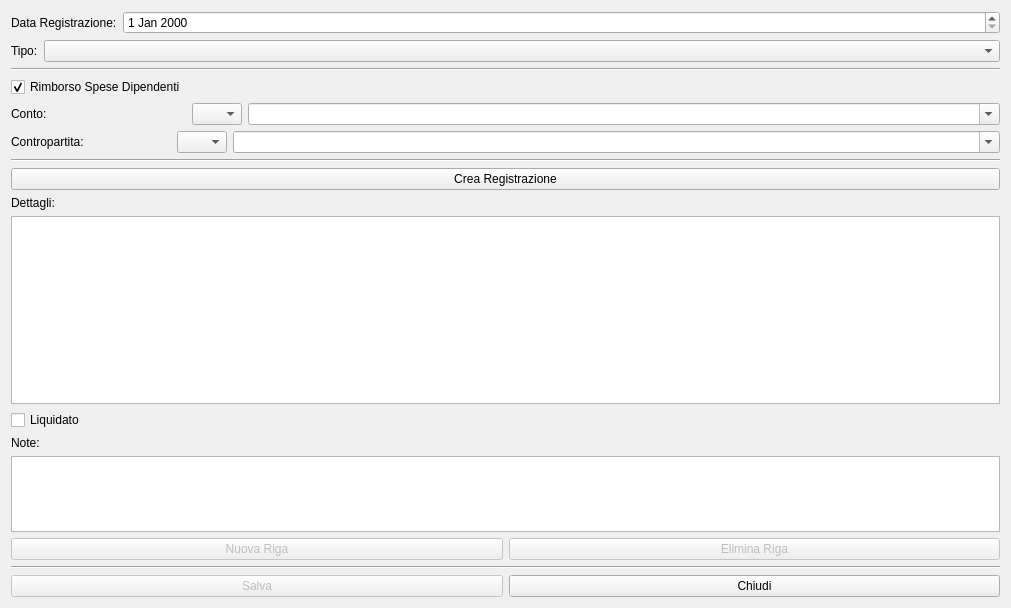
<?xml version="1.0" encoding="UTF-8"?>
<ui version="4.0">
 <class>CNuovaRegistrazione</class>
 <widget class="QWidget" name="CNuovaRegistrazione">
  <property name="windowModality">
   <enum>Qt::ApplicationModal</enum>
  </property>
  <property name="geometry">
   <rect>
    <x>0</x>
    <y>0</y>
    <width>1011</width>
    <height>608</height>
   </rect>
  </property>
  <property name="windowTitle">
   <string>Nuova registrazione</string>
  </property>
  <property name="windowIcon">
   <iconset resource="graphics.qrc">
    <normaloff>:/Resources/nuovareegistrazione.png</normaloff>:/Resources/nuovareegistrazione.png</iconset>
  </property>
  <layout class="QVBoxLayout" name="verticalLayout_3">
   <item>
    <layout class="QFormLayout" name="formLayout_2">
     <property name="fieldGrowthPolicy">
      <enum>QFormLayout::AllNonFixedFieldsGrow</enum>
     </property>
     <item row="0" column="0">
      <widget class="QLabel" name="label_2">
       <property name="text">
        <string>Data Registrazione:</string>
       </property>
      </widget>
     </item>
     <item row="0" column="1">
      <widget class="QDateEdit" name="deDataReg"/>
     </item>
    </layout>
   </item>
   <item>
    <layout class="QFormLayout" name="formLayout">
     <item row="0" column="0">
      <widget class="QLabel" name="label">
       <property name="text">
        <string>Tipo:</string>
       </property>
      </widget>
     </item>
     <item row="0" column="1">
      <widget class="QComboBox" name="cbTipoRegistrazione"/>
     </item>
    </layout>
   </item>
   <item>
    <widget class="Line" name="line">
     <property name="orientation">
      <enum>Qt::Horizontal</enum>
     </property>
    </widget>
   </item>
   <item>
    <layout class="QVBoxLayout" name="verticalLayout_2">
     <item>
      <layout class="QGridLayout" name="gridLayout_2">
       <item row="1" column="3">
        <widget class="QComboBox" name="cbConto">
         <property name="editable">
          <bool>true</bool>
         </property>
         <property name="insertPolicy">
          <enum>QComboBox::NoInsert</enum>
         </property>
        </widget>
       </item>
       <item row="1" column="0">
        <widget class="QLabel" name="label_4">
         <property name="maximumSize">
          <size>
           <width>160</width>
           <height>16777215</height>
          </size>
         </property>
         <property name="text">
          <string>Conto:</string>
         </property>
        </widget>
       </item>
       <item row="1" column="2">
        <widget class="QComboBox" name="cbSottogruppo">
         <property name="maximumSize">
          <size>
           <width>50</width>
           <height>16777215</height>
          </size>
         </property>
        </widget>
       </item>
       <item row="0" column="0">
        <widget class="QCheckBox" name="cbxRimborso">
         <property name="text">
          <string>Rimborso Spese Dipendenti</string>
         </property>
         <property name="checked">
          <bool>true</bool>
         </property>
        </widget>
       </item>
      </layout>
     </item>
     <item>
      <layout class="QGridLayout" name="gridLayout">
       <item row="0" column="0">
        <widget class="QLabel" name="label_5">
         <property name="maximumSize">
          <size>
           <width>160</width>
           <height>16777215</height>
          </size>
         </property>
         <property name="text">
          <string>Contropartita:</string>
         </property>
        </widget>
       </item>
       <item row="0" column="1">
        <widget class="QComboBox" name="cbCpSottogruppo">
         <property name="maximumSize">
          <size>
           <width>50</width>
           <height>16777215</height>
          </size>
         </property>
        </widget>
       </item>
       <item row="0" column="2">
        <widget class="QComboBox" name="cbContropartita">
         <property name="editable">
          <bool>true</bool>
         </property>
         <property name="insertPolicy">
          <enum>QComboBox::NoInsert</enum>
         </property>
        </widget>
       </item>
      </layout>
     </item>
    </layout>
   </item>
   <item>
    <widget class="Line" name="line_2">
     <property name="orientation">
      <enum>Qt::Horizontal</enum>
     </property>
    </widget>
   </item>
   <item>
    <widget class="QPushButton" name="pushButton_5">
     <property name="text">
      <string>Crea Registrazione</string>
     </property>
     <property name="icon">
      <iconset resource="graphics.qrc">
       <normaloff>:/Resources/Database.PNG</normaloff>:/Resources/Database.PNG</iconset>
     </property>
     <property name="iconSize">
      <size>
       <width>32</width>
       <height>32</height>
      </size>
     </property>
    </widget>
   </item>
   <item>
    <layout class="QVBoxLayout" name="verticalLayout">
     <item>
      <widget class="QLabel" name="label_3">
       <property name="text">
        <string>Dettagli:</string>
       </property>
      </widget>
     </item>
     <item>
      <widget class="QTableView" name="tvDetails">
       <property name="alternatingRowColors">
        <bool>true</bool>
       </property>
      </widget>
     </item>
     <item>
      <widget class="QCheckBox" name="checkBox">
       <property name="text">
        <string>Liquidato</string>
       </property>
      </widget>
     </item>
     <item>
      <widget class="QLabel" name="label_6">
       <property name="text">
        <string>Note:</string>
       </property>
      </widget>
     </item>
     <item>
      <widget class="QPlainTextEdit" name="ptNote">
       <property name="maximumSize">
        <size>
         <width>16777215</width>
         <height>80</height>
        </size>
       </property>
       <property name="baseSize">
        <size>
         <width>0</width>
         <height>0</height>
        </size>
       </property>
      </widget>
     </item>
     <item>
      <layout class="QHBoxLayout" name="horizontalLayout">
       <item>
        <widget class="QPushButton" name="pushButton">
         <property name="enabled">
          <bool>false</bool>
         </property>
         <property name="text">
          <string>Nuova Riga</string>
         </property>
         <property name="icon">
          <iconset resource="graphics.qrc">
           <normaloff>:/Resources/Plus.PNG</normaloff>:/Resources/Plus.PNG</iconset>
         </property>
        </widget>
       </item>
       <item>
        <widget class="QPushButton" name="pushButton_2">
         <property name="enabled">
          <bool>false</bool>
         </property>
         <property name="text">
          <string>Elimina Riga</string>
         </property>
         <property name="icon">
          <iconset resource="graphics.qrc">
           <normaloff>:/Resources/Minus.PNG</normaloff>:/Resources/Minus.PNG</iconset>
         </property>
        </widget>
       </item>
      </layout>
     </item>
    </layout>
   </item>
   <item>
    <widget class="Line" name="line_3">
     <property name="orientation">
      <enum>Qt::Horizontal</enum>
     </property>
    </widget>
   </item>
   <item>
    <layout class="QHBoxLayout" name="horizontalLayout_2">
     <item>
      <widget class="QPushButton" name="pushButton_3">
       <property name="enabled">
        <bool>false</bool>
       </property>
       <property name="text">
        <string>Salva</string>
       </property>
       <property name="icon">
        <iconset resource="graphics.qrc">
         <normaloff>:/Resources/save-icon.png</normaloff>:/Resources/save-icon.png</iconset>
       </property>
       <property name="iconSize">
        <size>
         <width>32</width>
         <height>32</height>
        </size>
       </property>
      </widget>
     </item>
     <item>
      <widget class="QPushButton" name="pushButton_4">
       <property name="text">
        <string>Chiudi</string>
       </property>
       <property name="icon">
        <iconset resource="graphics.qrc">
         <normaloff>:/Resources/Actions-window-close-icon.png</normaloff>:/Resources/Actions-window-close-icon.png</iconset>
       </property>
       <property name="iconSize">
        <size>
         <width>32</width>
         <height>32</height>
        </size>
       </property>
      </widget>
     </item>
    </layout>
   </item>
  </layout>
 </widget>
 <resources>
  <include location="graphics.qrc"/>
 </resources>
 <connections/>
</ui>
